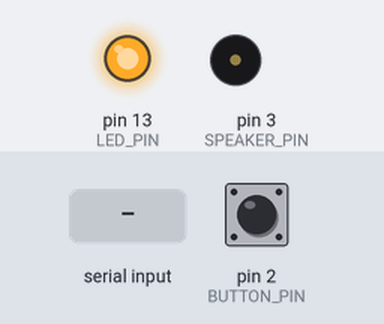
This sketch was run on a simulated Arduino Uno, built with avr-gcc and run on an emulated ATmega328P. Shown: output pins drawn as LEDs (lit = HIGH), buzzer (waves = sounding, pin HIGH). Dashed ring = blinking. Inputs (shaded band) come from the test bench; at power-on: pin 2 (BUTTON_PIN) HIGH. What the sketch prints to the serial monitor is not drawn.

Above: at 1.7 s.
1.8 s: pin 2 (BUTTON_PIN) pulled LOW for 0.15 s
At 2.9 s:
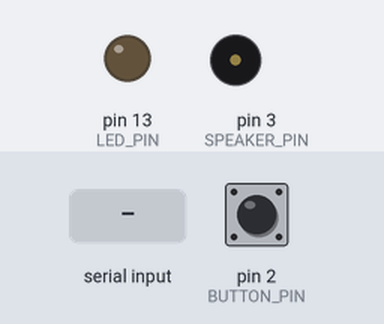
3.4 s: "requirements" received over Serial
At 4.77 s:
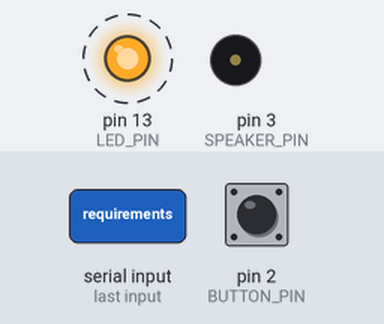
6.4 s: pin 2 (BUTTON_PIN) pulled LOW for 1 s
At 7.1 s:
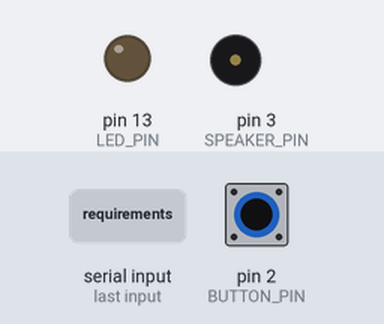
8.9 s: "deadline" received over Serial
At 11.7 s:
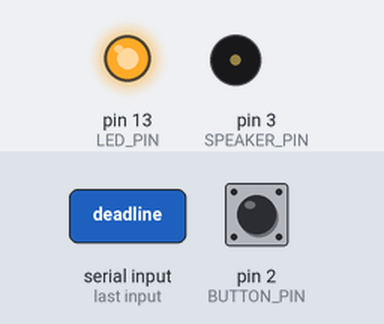
11.9 s: pin 2 (BUTTON_PIN) pulled LOW for 3.2 s
At 12.9 s:
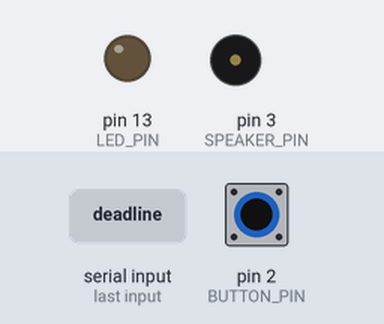
16.6 s: "fee" received over Serial
At 19.8 s:
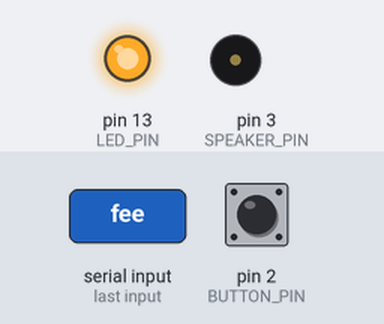
Timing chart, 0 to 20.6 s (numbered marks = the images above; inputs shaded):
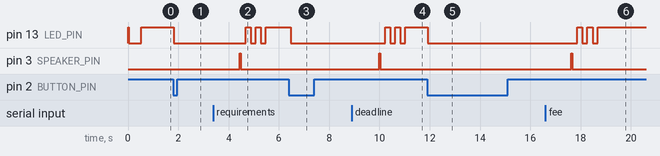

The sketch:

main.ino
```cpp
#include "config.h"
#include "ml_model.h"
#include "stt_module.h"
#include "tts_module.h"
#include "utils.h"
#include "faq_responder.h"

// Global variables
bool isListening = false;
bool isProcessing = false;
String currentQuery = "";
String currentResponse = "";

// Modules
AdmissionModel g_model;
STTModule g_stt;
TTSModule g_tts;

// Function declarations
void setupSystem();
void handleUserInput();
void processQuery(String query);
void provideFeedback();
void initializeComponents();

void setup() {
  Serial.begin(SERIAL_BAUD_RATE);

  if (DEBUG_MODE) {
    Serial.println("=== Admission Assistant Starting ===");
    Serial.println("System: " + String(SYSTEM_NAME));
    Serial.println("Version: " + String(VERSION));
  }

  initializeComponents();
  g_model.begin();
  g_stt.begin();
  g_tts.begin(SPEAKER_PIN);
  setupSystem();

  Serial.println("System ready! Say 'Hello' to start...");
}

void loop() {
  handleUserInput();

  if (isListening) {
    if (g_stt.available()) {
      currentQuery = g_stt.readUtterance();
      if (currentQuery.length() > 0) {
        isListening = false;
        isProcessing = true;
        processQuery(currentQuery);
      }
    }
  }

  if (isProcessing) {
    provideFeedback();
    isProcessing = false;
  }

  delay(100);
}

void initializeComponents() {
  // Initialize pins
  pinMode(LED_PIN, OUTPUT);
  pinMode(BUTTON_PIN, INPUT_PULLUP);
  pinMode(MIC_PIN, INPUT);
  pinMode(SPEAKER_PIN, OUTPUT);

  // Turn on status LED
  digitalWrite(LED_PIN, HIGH);

  if (DEBUG_MODE) {
    Serial.println("Hardware components initialized");
  }
}

void setupSystem() {
  // Initialize ML model
  Serial.println("Loading ML model...");

  // Initialize STT module
  Serial.println("Initializing Speech-to-Text...");

  // Initialize TTS module
  Serial.println("Initializing Text-to-Speech...");

  // Load FAQ database
  Serial.println("Loading FAQ database...");

  digitalWrite(LED_PIN, LOW);
  delay(500);
  digitalWrite(LED_PIN, HIGH);
}

void handleUserInput() {
  // Check for button press or voice activation
  if (digitalRead(BUTTON_PIN) == LOW && !isListening && !isProcessing) {
    isListening = true;
    Serial.println("\n🎤 Listening... Please ask your question:");
    digitalWrite(LED_PIN, LOW);
  }
}

void processQuery(String query) {
  Serial.println("Processing query: " + query);
  ClassificationResult r = g_model.classify(query);
  currentResponse = faqResponseForCategory(r.category);
  if (DEBUG_MODE) {
    Serial.print(F("[ML] Category: ")); Serial.print(r.category); Serial.print(F(" (confidence=")); Serial.print(r.confidence, 3); Serial.println(F(")"));
  }
}

void provideFeedback() {
  g_tts.speak(currentResponse);
  Serial.println("\nPress the button and ask another question, or type 'exit' to quit.");

  // Blink LED to indicate response
  blinkLED(LED_PIN, 3, 200, 200);

  currentQuery = "";
  currentResponse = "";
}
```

faq_responder.cpp
```cpp
// faq_responder.cpp - Map categories to responses
#include "faq_responder.h"

String faqResponseForCategory(const String &cat) {
  if (cat == "requirements") {
    return F("You need to have completed 12th grade with minimum 75% marks and pass the entrance exam.");
  } else if (cat == "deadline") {
    return F("The admission deadline is March 31st, 2026.");
  } else if (cat == "fee") {
    return F("The application fee is $50 for domestic students and $100 for international students.");
  } else if (cat == "process") {
    return F("Visit our official website, create an account, fill the application form, and submit required documents.");
  } else if (cat == "documents") {
    return F("You need transcripts, ID proof, passport photo, and entrance exam scorecard.");
  } else if (cat == "greeting") {
    return F("Hello! I'm your admission assistant. How can I help you today?");
  }
  return F("I'm sorry, I didn't understand your question. Please ask about admissions, requirements, deadlines, fees, or application process.");
}
```

faq_responder.h
```cpp
// faq_responder.h - Maps classification categories to canned responses
#ifndef FAQ_RESPONDER_H
#define FAQ_RESPONDER_H

#include <Arduino.h>

String faqResponseForCategory(const String &category);

#endif // FAQ_RESPONDER_H
```

ml_model.cpp
```cpp
// ml_model.cpp - Lightweight placeholder model for embedded classification
#include "ml_model.h"
#include "config.h"

// Simple keyword tables per category (could move to PROGMEM if needed)
static const char *REQ_WORDS[] = {"requirement", "eligibility", "criteria"};
static const char *DEADLINE_WORDS[] = {"deadline", "last date", "timeline"};
static const char *FEE_WORDS[] = {"fee", "cost", "payment", "charge"};
static const char *PROCESS_WORDS[] = {"apply", "application", "process", "online"};
static const char *DOC_WORDS[] = {"document", "documents", "papers", "certificates"};
static const char *GREETING_WORDS[] = {"hello", "hi", "hey"};

bool AdmissionModel::begin() {
	// Placeholder for real TFLite Micro model initialization
	// In a future iteration: load model from flash and allocate tensors
	if (DEBUG_MODE) {
		Serial.println(F("[ML] Model initialized (stub)"));
	}
	return true;
}

String AdmissionModel::normalize(const String &in) const {
	String out = in;
	out.toLowerCase();
	return out;
}

static float scoreCategory(const String &text, const char **words, size_t count) {
	float hits = 0;
	for (size_t i = 0; i < count; ++i) {
		if (text.indexOf(words[i]) >= 0) {
			hits += 1.0f;
		}
	}
	if (count == 0) return 0;
	return hits / (float)count; // simple fractional match
}

ClassificationResult AdmissionModel::classify(const String &raw) {
	String text = normalize(raw);
	ClassificationResult best{"unknown", 0.0f};

	struct Cat { const char *name; const char **words; size_t n; };
	const Cat cats[] = {
		{"requirements", REQ_WORDS, sizeof(REQ_WORDS)/sizeof(char*)},
		{"deadline", DEADLINE_WORDS, sizeof(DEADLINE_WORDS)/sizeof(char*)},
		{"fee", FEE_WORDS, sizeof(FEE_WORDS)/sizeof(char*)},
		{"process", PROCESS_WORDS, sizeof(PROCESS_WORDS)/sizeof(char*)},
		{"documents", DOC_WORDS, sizeof(DOC_WORDS)/sizeof(char*)},
		{"greeting", GREETING_WORDS, sizeof(GREETING_WORDS)/sizeof(char*)}
	};

	for (auto &c : cats) {
		float s = scoreCategory(text, c.words, c.n);
		if (s > best.confidence) {
			best.category = c.name;
			best.confidence = s;
		}
	}

	// Apply a simple threshold
	if (best.confidence < 0.15f) {
		best.category = "unknown";
	}
	return best;
}
```

ml_model.h
```cpp
// ml_model.h - Stub ML model interface for Admission Assistant
#ifndef ML_MODEL_H
#define ML_MODEL_H

#include <Arduino.h>

struct ClassificationResult {
  String category;
  float confidence; // 0..1
};

class AdmissionModel {
 public:
  bool begin();               // Initialize / load model
  ClassificationResult classify(const String &text); // Classify a query

 private:
  String normalize(const String &in) const;
};

#endif // ML_MODEL_H
```

stt_module.cpp
```cpp
// stt_module.cpp - Simulated speech to text via Serial input
#include "stt_module.h"
#include "config.h"

void STTModule::begin() {
	if (DEBUG_MODE) {
		Serial.println(F("[STT] Module ready (simulated)"));
	}
}

bool STTModule::available() {
	return Serial.available() > 0;
}

String STTModule::readUtterance() {
	if (!Serial.available()) return "";
	String line = Serial.readString();
	line.trim();
	return line;
}
```

stt_module.h
```cpp
// stt_module.h - Speech (simulated) capture interface
#ifndef STT_MODULE_H
#define STT_MODULE_H

#include <Arduino.h>

class STTModule {
 public:
  void begin();
  // For now we simulate by reading Serial input
  bool available();
  String readUtterance();
};

#endif // STT_MODULE_H
```

tts_module.cpp
```cpp
// tts_module.cpp - Stub text to speech (prints to Serial)
#include "tts_module.h"
#include "config.h"

static int g_speakerPin = -1;

void TTSModule::begin(int speakerPin) {
	g_speakerPin = speakerPin;
	pinMode(g_speakerPin, OUTPUT);
	if (DEBUG_MODE) {
		Serial.println(F("[TTS] Module initialized (stub)"));
	}
}

void TTSModule::speak(const String &text) {
	// In a real system convert text -> phonemes -> audio synthesis or send to external module
	Serial.println("\n🔊 Response: " + text);
	// Simple activity pulse
	if (g_speakerPin >= 0) {
		digitalWrite(g_speakerPin, HIGH);
		delay(40);
		digitalWrite(g_speakerPin, LOW);
	}
}
```

tts_module.h
```cpp
// tts_module.h - Text to Speech stub
#ifndef TTS_MODULE_H
#define TTS_MODULE_H

#include <Arduino.h>

class TTSModule {
 public:
  void begin(int speakerPin);
  void speak(const String &text);
};

#endif // TTS_MODULE_H
```

utils.cpp
```cpp
// utils.cpp - Utility implementations
#include "utils.h"

String toLowerCopy(const String &s) {
	String out = s; out.toLowerCase(); return out;
}

void blinkLED(uint8_t ledPin, uint8_t times, uint16_t onMs, uint16_t offMs) {
	for (uint8_t i = 0; i < times; ++i) {
		digitalWrite(ledPin, LOW);
		delay(onMs);
		digitalWrite(ledPin, HIGH);
		delay(offMs);
	}
}
```

utils.h
```cpp
// utils.h - Utility helpers
#ifndef UTILS_H
#define UTILS_H

#include <Arduino.h>

String toLowerCopy(const String &s);
void blinkLED(uint8_t ledPin, uint8_t times, uint16_t onMs = 150, uint16_t offMs = 150);

#endif // UTILS_H
```

config.h
```cpp
#ifndef CONFIG_H
#define CONFIG_H

// System Configuration
#define SYSTEM_NAME "Admission Assistant"
#define VERSION "1.0.0"

// Hardware Pins
#define MIC_PIN A0
#define SPEAKER_PIN 3
#define LED_PIN 13
#define BUTTON_PIN 2

// Audio Configuration
#define SAMPLE_RATE 16000
#define AUDIO_BUFFER_SIZE 512

// Network Configuration
#define WIFI_SSID "your_wifi_ssid"
#define WIFI_PASSWORD "your_wifi_password"

// ML Model Configuration
#define MODEL_INPUT_SIZE 128
#define MODEL_OUTPUT_SIZE 10
#define CONFIDENCE_THRESHOLD 0.7

// System Settings
#define SERIAL_BAUD_RATE 115200
#define DEBUG_MODE true

// Timing Constants
#define RESPONSE_TIMEOUT 5000  // 5 seconds
#define LISTEN_DURATION 3000   // 3 seconds

#endif
```

Measured:
- after the input at 1.8 s, pin 13 (LED_PIN): HIGH → LOW at once
- after the input at 3.4 s, pin 13 (LED_PIN): alternates HIGH for 0.20 s and LOW for 0.20 s, 5 changes in all, then stays HIGH, starting after 1.3 s; pin 3 (SPEAKER_PIN): LOW → HIGH after 1.0 s, → LOW 0.04 s later
- after the input at 6.4 s, pin 13 (LED_PIN): HIGH → LOW after 0.08 s
- after the input at 8.9 s, pin 13 (LED_PIN): alternates HIGH for 0.20 s and LOW for 0.20 s, 5 changes in all, then stays HIGH, starting after 1.3 s; pin 3 (SPEAKER_PIN): LOW → HIGH after 1.1 s, → LOW 0.04 s later
- after the input at 11.9 s, pin 13 (LED_PIN): HIGH → LOW at once
- after the input at 16.6 s, pin 13 (LED_PIN): alternates HIGH for 0.20 s and LOW for 0.20 s, 5 changes in all, then stays HIGH, starting after 1.3 s; pin 3 (SPEAKER_PIN): LOW → HIGH after 1.0 s, → LOW 0.04 s later
